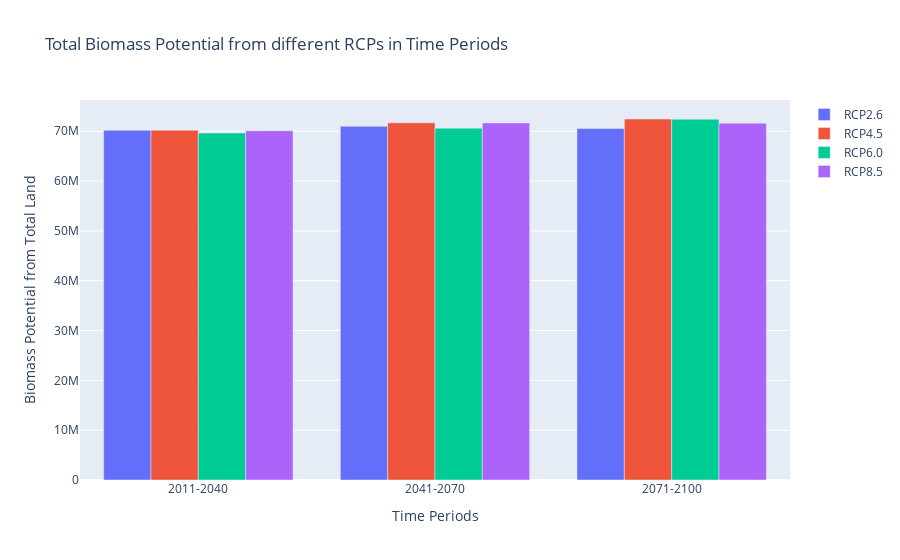

This figure's notebook cell:
### Code cell
fig_total_ita

### Figure 1 — Plotly figure (JSON) as saved in the notebook; plotly's stock layout.template omitted (floating-point values rounded to 4 significant figures)
{"data": [{"name": "RCP2.6", "type": "bar", "x": ["2011-2040", "2041-2070", "2071-2100"], "y": [70200000.0, 71000000.0, 70540000.0]}, {"name": "RCP4.5", "type": "bar", "x": ["2011-2040", "2041-2070", "2071-2100"], "y": [70200000.0, 71690000.0, 72460000.0]}, {"name": "RCP6.0", "type": "bar", "x": ["2011-2040", "2041-2070", "2071-2100"], "y": [69640000.0, 70620000.0, 72410000.0]}, {"name": "RCP8.5", "type": "bar", "x": ["2011-2040", "2041-2070", "2071-2100"], "y": [70100000.0, 71680000.0, 71620000.0]}], "layout": {"barmode": "group", "title": {"text": "Total Biomass Potential from different RCPs in Time Periods"}, "xaxis": {"title": {"text": "Time Periods"}}, "yaxis": {"title": {"text": "Biomass Potential from Total Land"}}}}
